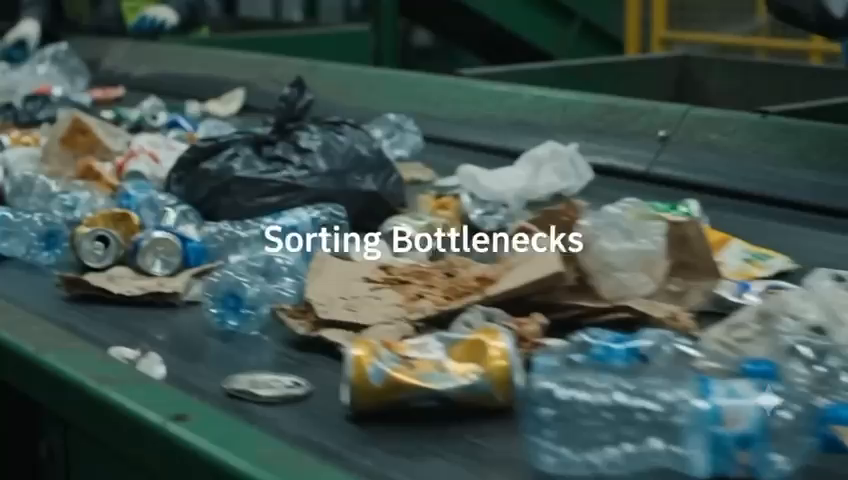
#> input picture frame 24 of video1.mp4, 848 x 480 px
$ python search_all_overlap.py
#> lines starting #> are read from the running program, lines starting #| are printed output that depends on the picture
import cv2
import numpy as np

def get_all_frames(path):
#> called with path = 'video1.mp4'
    cap = cv2.VideoCapture(path)
    frames = []
    while True:
        ret, frame = cap.read()
#> frame is the input picture: shape (480, 848, 3); mean B, G, R 80.6, 85.5, 68.8
        if not ret:
            break
        # Resize to small gray for fast matching
        small = cv2.resize(cv2.cvtColor(frame, cv2.COLOR_BGR2GRAY), (64, 64))
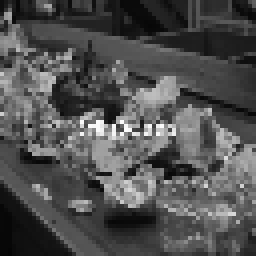
#> small: shape (64, 64) (shown 4 times larger); min 5, max 253, mean 80.1
        frames.append(small)
    cap.release()
    return frames

def main():
    f1 = get_all_frames("video1.mp4")
    f2 = get_all_frames("video2.mp4")

    print(f"Video 1 frames: {len(f1)}")
    print(f"Video 2 frames: {len(f2)}")

    # We want to find the pair (i, j) with the minimum MSE.
    min_mse = float('inf')
    best_pair = None

    # Grid search
    for i, img1 in enumerate(f1):
        for j, img2 in enumerate(f2):
            mse = np.mean((img1.astype(float) - img2.astype(float)) ** 2)
            if mse < min_mse:
                min_mse = mse
                best_pair = (i, j)

    print(f"Absolute best matching pair in entire videos: Video 1 frame {best_pair[0]}, Video 2 frame {best_pair[1]} with MSE: {min_mse}")

    # Let's check a neighborhood around the best match
    i_start, j_start = best_pair
    print("MSE values for subsequent frames:")
    for offset in range(-5, 10):
        ni = i_start + offset
        nj = j_start + offset
        if 0 <= ni < len(f1) and 0 <= nj < len(f2):
            mse = np.mean((f1[ni].astype(float) - f2[nj].astype(float)) ** 2)
            print(f"  Offset {offset:2d}: V1 frame {ni:3d} vs V2 frame {nj:3d} -> MSE = {mse:.2f}")

if __name__ == "__main__":
    main()

$ run again, starting later in the video
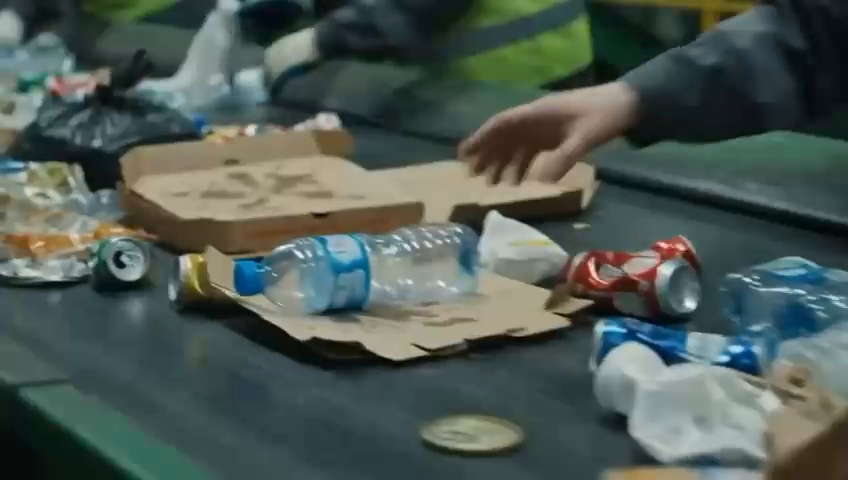
#> input picture frame 108 of video1.mp4, 848 x 480 px
#> in get_all_frames, frame is the input picture: shape (480, 848, 3); mean B, G, R 83.8, 89.9, 77.8
#> in get_all_frames, `small = cv2.resize(cv2.cvtColor(frame, cv2.COLOR_BGR2GRAY), (64, 64))`:
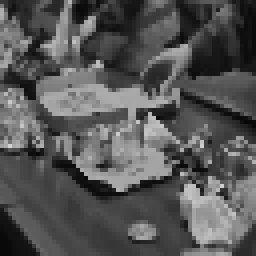
#> small: shape (64, 64) (shown 4 times larger); min 7, max 209, mean 85.5

$ run again, starting later in the video
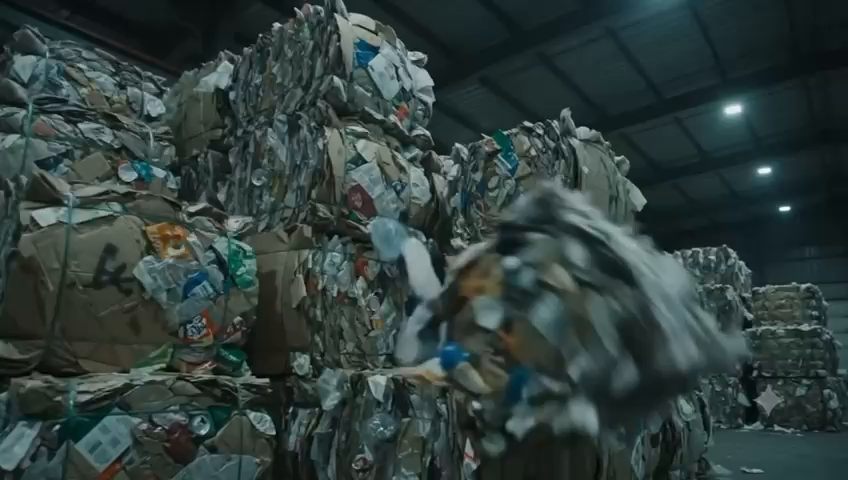
#> input picture frame 192 of video1.mp4, 848 x 480 px
#> in get_all_frames, frame is the input picture: shape (480, 848, 3); mean B, G, R 60.8, 63.1, 48.5
#> in get_all_frames, `small = cv2.resize(cv2.cvtColor(frame, cv2.COLOR_BGR2GRAY), (64, 64))`:
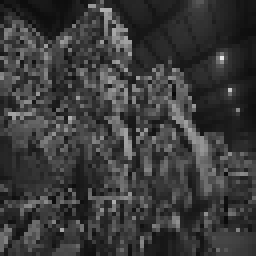
#> small: shape (64, 64) (shown 4 times larger); min 7, max 232, mean 58.2
